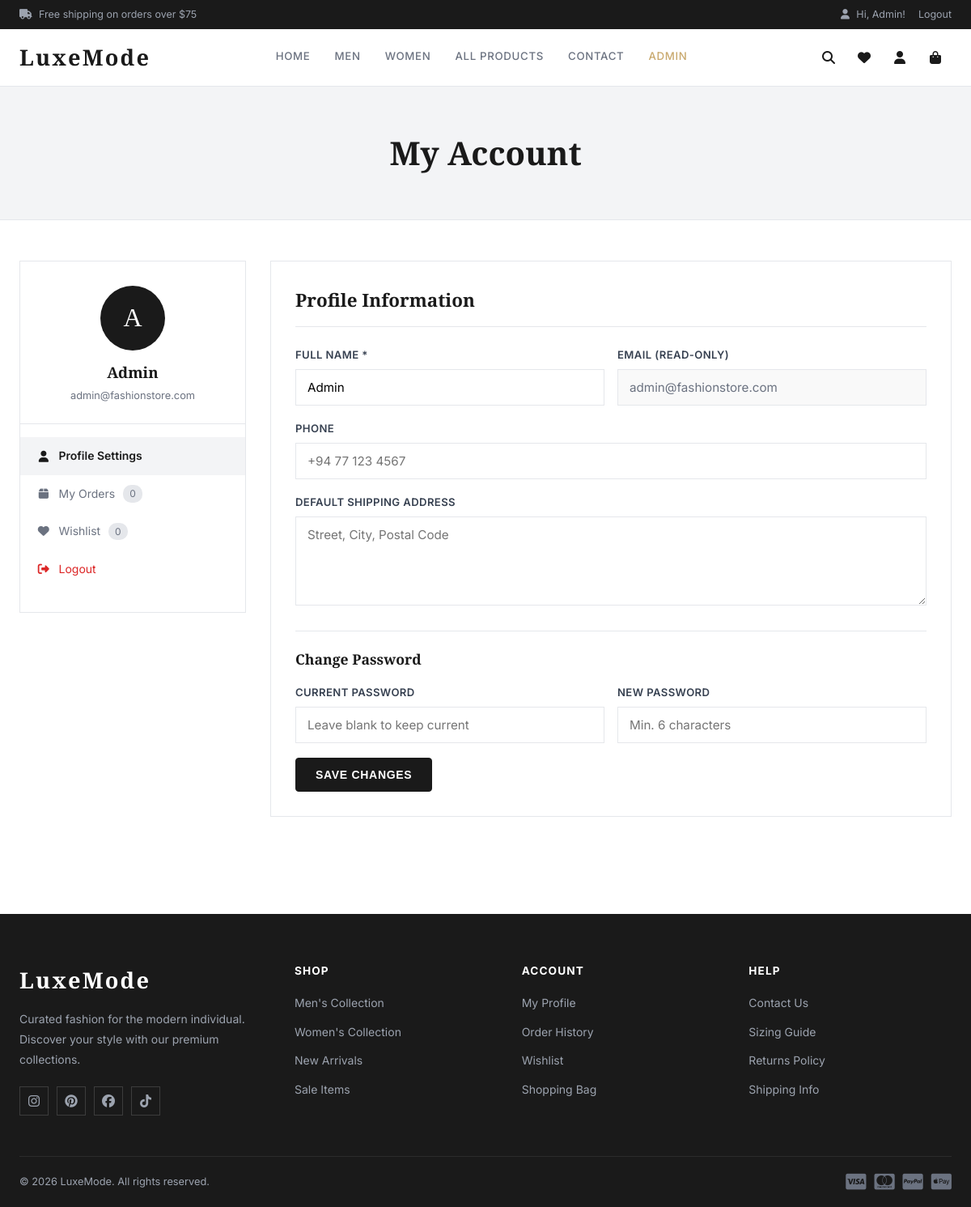
Page /profile.php (signed in) on the committed database.
### tables this page shows
CREATE TABLE IF NOT EXISTS customers (
    customer_id INT AUTO_INCREMENT PRIMARY KEY,
    fullname VARCHAR(100) NOT NULL,
    email VARCHAR(150) NOT NULL UNIQUE,
    password VARCHAR(255) NOT NULL,
    phone VARCHAR(20),
    address TEXT,
    role ENUM('customer','admin') DEFAULT 'customer',
    created_at TIMESTAMP DEFAULT CURRENT_TIMESTAMP
);

### includes/auth.php (called while the page is built, shortened)
<?php
function clean($v) { return htmlspecialchars(strip_tags(trim($v))); }

### profile.php (the view, shortened to what this page needs)
<?php
require_once 'includes/header.php';
$cid      = $_SESSION['customer_id'];
$customer = $conn->query("SELECT * FROM customers WHERE customer_id=$cid")->fetch_assoc();
$order_count = $conn->query("SELECT COUNT(*) FROM orders WHERE customer_id=$cid")->fetch_row()[0];
$wish_count  = $conn->query("SELECT COUNT(*) FROM wishlist WHERE customer_id=$cid")->fetch_row()[0];
?>
<div class="page-banner"><div class="container"><h1>My Account</h1></div></div>
<section class="profile-page">
    <div class="container">
        <div class="profile-layout">
            <div class="profile-sidebar">
                <div class="profile-avatar">
                    <div class="avatar"><?= strtoupper(substr($customer['fullname'], 0, 1)) ?></div>
                    <h3><?= clean($customer['fullname']) ?></h3>
                    <p style="font-size:.8rem;color:#6b7280;margin-top:4px;"><?= clean($customer['email']) ?></p>
                </div>
                <nav class="profile-nav">
                    <a href="profile.php" class="active"><i class="fas fa-user fa-fw"></i> Profile Settings</a>
                    <a href="orders.php"><i class="fas fa-box fa-fw"></i> My Orders <span style="float:right;background:#e5e7eb;padding:1px 8px;border-radius:10px;font-size:.75rem;"><?= $order_count ?></span></a>
                    <a href="wishlist.php"><i class="fas fa-heart fa-fw"></i> Wishlist <span style="float:right;background:#e5e7eb;padding:1px 8px;border-radius:10px;font-size:.75rem;"><?= $wish_count ?></span></a>
                    <a href="logout.php" style="color:#dc2626;"><i class="fas fa-sign-out-alt fa-fw"></i> Logout</a>
                </nav>
            </div>
            <div class="profile-content">
                <h2>Profile Information</h2>
                <form method="POST">
                    <div class="form-row">
                        <div class="form-group">
                            <label>Full Name *</label>
                            <input type="text" name="fullname" value="<?= clean($customer['fullname']) ?>">
                        </div>
                        <div class="form-group">
                            <label>Email (read-only)</label>
                            <input type="email" value="<?= clean($customer['email']) ?>" disabled style="background:#f9f9f9;color:#6b7280;">
                        </div>
                    </div>
                    <div class="form-group">
                        <label>Phone</label>
                        <input type="text" name="phone" placeholder="+94 77 123 4567" value="<?= clean($customer['phone'] ?? '') ?>">
                    </div>
                    <div class="form-group">
                        <label>Default Shipping Address</label>
                        <textarea name="address" rows="3" placeholder="Street, City, Postal Code"><?= clean($customer['address'] ?? '') ?></textarea>
                    </div>
                    <h3 style="font-family:'Playfair Display',serif;font-size:1.1rem;margin:24px 0 16px;padding-top:20px;border-top:1px solid #e5e7eb;">Change Password</h3>
                    <div class="form-row">
                        <div class="form-group">
                            <label>Current Password</label>
                            <input type="password" name="current_password" placeholder="Leave blank to keep current">
                        </div>
                        <div class="form-group">
                            <label>New Password</label>
                            <input type="password" name="new_password" placeholder="Min. 6 characters">
                        </div>
                    </div>
                    <button type="submit" class="btn btn-dark">Save Changes</button>
                </form>
            </div>
        </div>
    </div>
</section>
<?php require_once 'includes/footer.php'; ?>

### css/style.css (style rules this page uses)
*, *::before, *::after { box-sizing: border-box; margin: 0; padding: 0; }
:root { --primary: #1a1a1a; --accent: #c9a96e; --accent-light: #f5efe6; --rose: #e8b4b8; --success: #16a34a; --danger: #dc2626; --gray: #6b7280; --gray-light: #f3f4f6; --border: #e5e7eb; --white: #ffffff; --shadow: 0 1px 3px rgba(0,0,0,.08), 0 1px 2px rgba(0,0,0,.12); --shadow-md: 0 4px 12px rgba(0,0,0,.1); --shadow-lg: 0 10px 30px rgba(0,0,0,.12); --radius: 4px; --radius-lg: 8px; --transition: all .25s ease; --font-serif: 'Playfair Display', Georgia, serif; --font-sans: 'Inter', system-ui, sans-serif; }
body { font-family: var(--font-sans); color: var(--primary); background: var(--white); line-height: 1.6; }
a { text-decoration: none; color: inherit; transition: var(--transition); }
.container { max-width: 1280px; margin: 0 auto; padding: 0 24px; }
.btn { display: inline-flex; align-items: center; gap: 8px; padding: 12px 24px; font-size: .875rem; font-weight: 600; letter-spacing: .05em; text-transform: uppercase; cursor: pointer; border: 1.5px solid transparent; transition: var(--transition); border-radius: var(--radius); }
.btn-dark { background: var(--primary); color: var(--white); border-color: var(--primary); }
.form-group { margin-bottom: 18px; }
.form-group label { display: block; font-size: .82rem; font-weight: 600; letter-spacing: .03em; text-transform: uppercase; margin-bottom: 7px; color: #374151; }
.form-group input, .form-group select, .form-group textarea { width: 100%; padding: 12px 14px; border: 1.5px solid var(--border); font-size: .95rem; font-family: var(--font-sans); outline: none; transition: var(--transition); background: var(--white); }
.form-group textarea { resize: vertical; min-height: 110px; }
.form-row { display: grid; grid-template-columns: 1fr 1fr; gap: 16px; }
.profile-page { padding: 50px 0; }
.profile-layout { display: grid; grid-template-columns: 280px 1fr; gap: 30px; align-items: start; }
.profile-sidebar { background: var(--white); border: 1px solid var(--border); padding: 30px 0; }
.profile-avatar { text-align: center; padding: 0 20px 24px; border-bottom: 1px solid var(--border); margin-bottom: 16px; }
.profile-avatar .avatar { width: 80px; height: 80px; background: var(--primary); color: var(--white); border-radius: 50%; display: flex; align-items: center; justify-content: center; font-family: var(--font-serif); font-size: 2rem; margin: 0 auto 12px; }
.profile-avatar h3 { font-family: var(--font-serif); }
.profile-nav a { display: flex; align-items: center; gap: 10px; padding: 12px 20px; font-size: .875rem; color: var(--gray); transition: var(--transition); }
.profile-nav a:hover, .profile-nav a.active { background: var(--gray-light); color: var(--primary); font-weight: 600; }
.profile-content { background: var(--white); border: 1px solid var(--border); padding: 30px; }
.profile-content h2 { font-family: var(--font-serif); font-size: 1.4rem; margin-bottom: 24px; padding-bottom: 14px; border-bottom: 1px solid var(--border); }
.page-banner { background: var(--gray-light); padding: 50px 0; text-align: center; border-bottom: 1px solid var(--border); }
.page-banner h1 { font-family: var(--font-serif); font-size: 2.5rem; }

### rows in the picture
customers: fullname "A", fullname "Admin", email "admin@fashionstore.com"

### other values in the picture
$_SESSION['fullname'] "Admin"
$order_count "0"
$wish_count "0"
